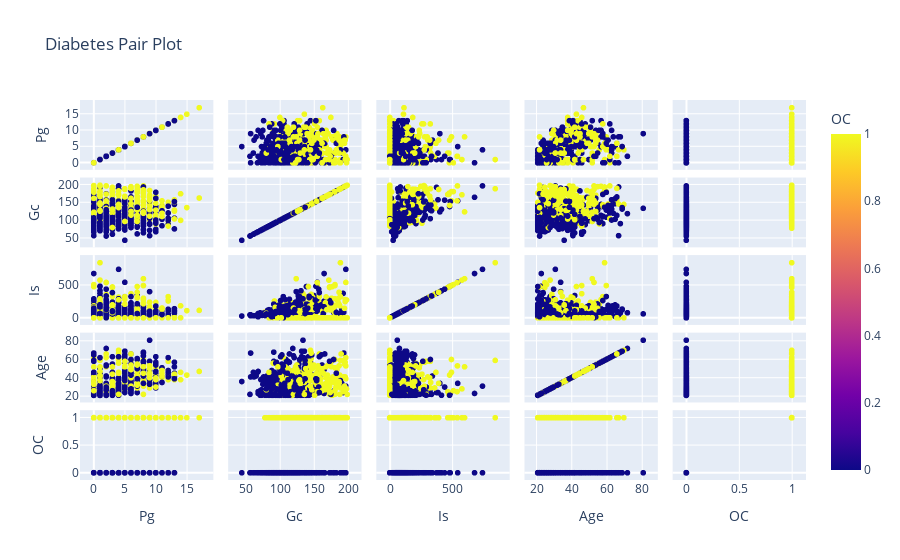

The notebook cell saved with this chart:
### Code cell
# pair plot
fig = px.scatter_matrix(imputation_df,color='Outcome', title='Diabetes Pair Plot', dimensions=['Pregnancies','Glucose','Insulin','Age','Outcome'],
labels={'Pregnancies' : 'Pg', 'Glucose':'Gc', 'BloodPressure':'BP', 'SkinThickness':'ST', 'Insulin':'Is',
       'Outcome':'OC'})
fig.show()

### Figure 1 — Plotly figure (JSON) as saved in the notebook; plotly's stock layout.template omitted (floating-point values rounded to 4 significant figures; data arrays with more than 128 entries replaced by an {"elided": "..."} marker saying what was removed)
{"data": [{"dimensions": [{"axis": {"matches": true}, "label": "Pg", "values": {"elided": "768 int values"}}, {"axis": {"matches": true}, "label": "Gc", "values": {"elided": "768 float values"}}, {"axis": {"matches": true}, "label": "Is", "values": {"elided": "768 float values"}}, {"axis": {"matches": true}, "label": "Age", "values": {"elided": "768 int values"}}, {"axis": {"matches": true}, "label": "OC", "values": {"elided": "768 int values"}}], "hovertemplate": "%{xaxis.title.text}=%{x}<br>%{yaxis.title.text}=%{y}<br>OC=%{marker.color}<extra></extra>", "legendgroup": "", "marker": {"color": {"elided": "768 int values"}, "coloraxis": "coloraxis", "symbol": "circle"}, "name": "", "showlegend": false, "type": "splom"}], "layout": {"coloraxis": {"colorbar": {"title": {"text": "OC"}}, "colorscale": [[0, "#0d0887"], [0.1111, "#46039f"], [0.2222, "#7201a8"], [0.3333, "#9c179e"], [0.4444, "#bd3786"], [0.5556, "#d8576b"], [0.6667, "#ed7953"], [0.7778, "#fb9f3a"], [0.8889, "#fdca26"], [1, "#f0f921"]]}, "dragmode": "select", "legend": {"tracegroupgap": 0}, "title": {"text": "Diabetes Pair Plot"}}}
